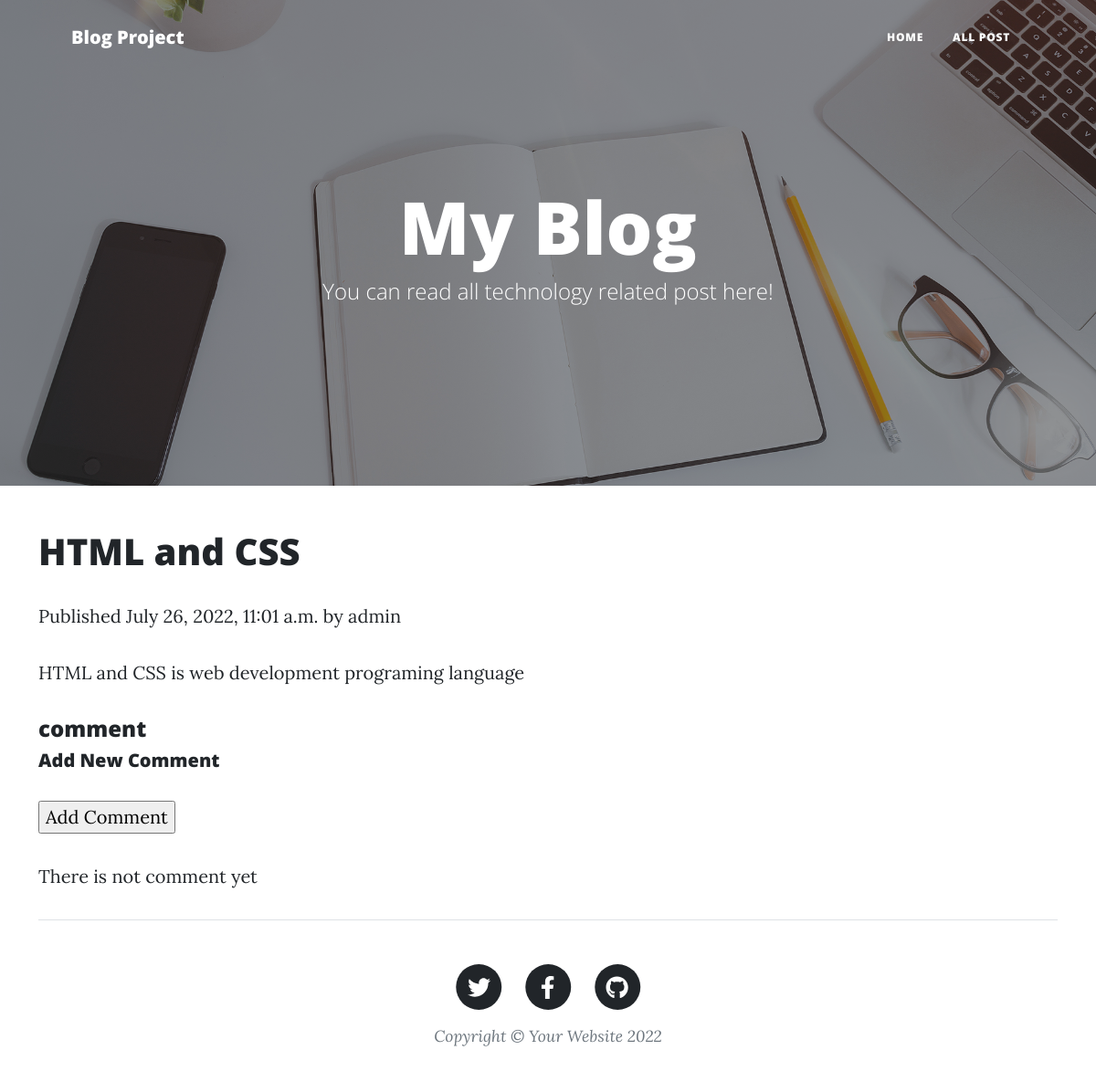
/post_details/html-and-css, run on the app's committed database.
### app/models.py (models this page shows, shortened)
class Post(models.Model):
    STATUS_CHOICES = (
        ('draft', 'Draft'),
        ('published', 'Published'),
    )
    title = models.CharField(max_length=250)
    slug = AutoSlugField(unique_for_date ='publish', unique=True, null=True,default=None)
    author = models.ForeignKey(User,on_delete=models.CASCADE, related_name='blog_posts')
    body = models.TextField()
    publish = models.DateTimeField(default=timezone.now)
    created = models.DateTimeField(auto_now_add=True)
    updated = models.DateTimeField(auto_now_add=True)
    status = models.CharField(max_length=10, choices=STATUS_CHOICES, default='draft')
    class Meta:
        ordering = ['-publish']
    objects = models.Manager()
    published = PublishedManager()

### app/views.py (the view)
# urls.py: path('post_details/<slug>', views.post_details, name='post_details'),
def post_details(request, slug):
    post = Post.objects.get(slug=slug)
    return render(request, 'app/details.html', {'post':post})

### app/templates/app/details.html (shortened to what this page needs)
{% extends 'app/index.html' %}
{% block content %}
<div class="container">
   <h1>{{post.title}}</h1>
      <p class="date"> Published {{post.publish}} by {{post.author}} </p>
   <p>
      {{post.body | linebreaks }}
   </p>
   {% with comments.count as total_comments %}
   <h4>
      {{total_comments}} comment {{total_comments | pluralize}}
   </h4>
   {% endwith %}
   {% if new_comment %}
      <h2>Your comment has been added</h2>
   {% else %}
   <h5>Add New Comment</h5>
   <form action="" method="post">
      <p><input type="submit" value="Add Comment"></p>
   </form>
   {% endif %}
   {% for comment in comments %}
      <div class="comment">
         <p class="info">
         Comment {{ forloop.counter }} by {{comment.name}}
      </p>
      {{comment.body | linebreaks }}
      </div>
   {% empty %}
      <p> There is not comment yet</p>
   {% endfor %}
   {% endblock %}

### data on the page
Post: title "HTML and CSS", publish "July 26, 2022, 11:01 a.m.", author "admin", body "HTML and CSS is web development programing language"
